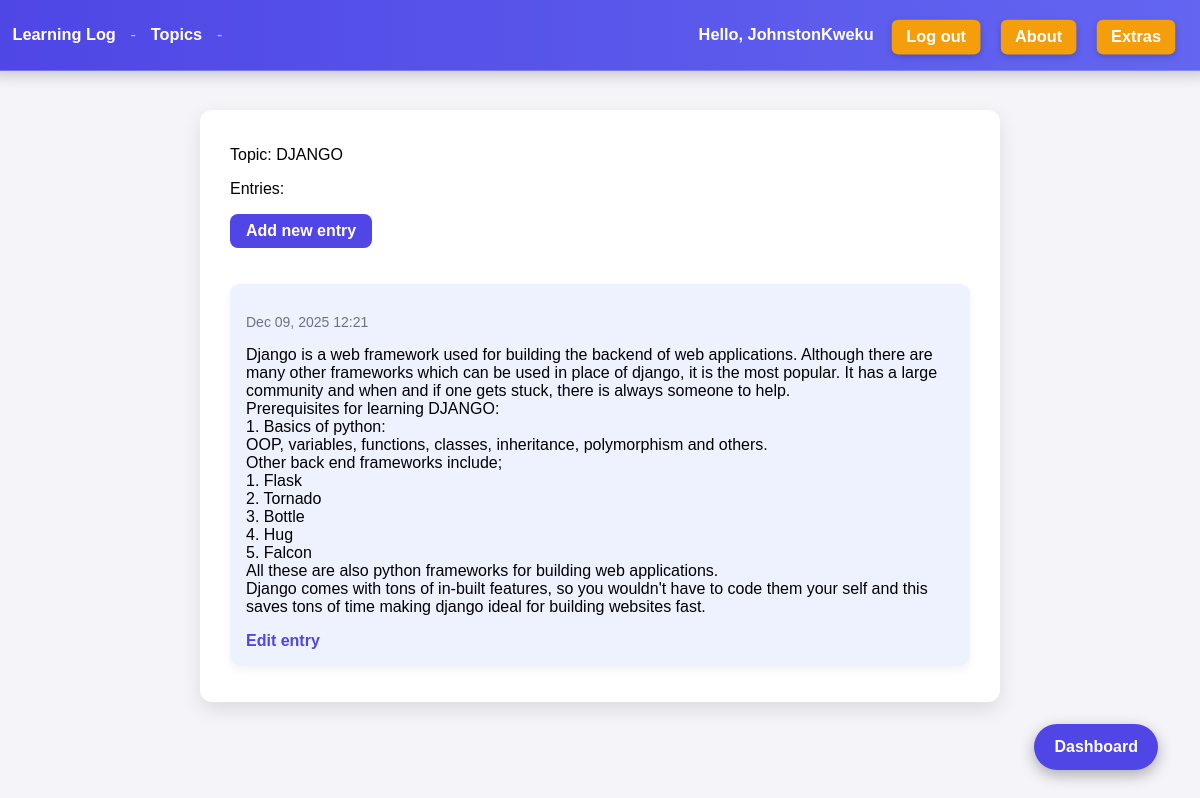
The app's page /topics/13/ (signed in) with its own data.
### learning_logs/models.py (models this page shows, shortened)
class Topic(models.Model):
    topic_name = models.CharField(max_length=200)
    date_added = models.DateTimeField(auto_now_add=True)
    owner = models.ForeignKey(User, on_delete=models.CASCADE)
    def __str__(self):
        return self.topic_name

class Entry(models.Model):
    topic = models.ForeignKey(Topic, on_delete=models.CASCADE)
    entry = models.TextField()
    date_added = models.DateTimeField(auto_now_add=True)
    class Meta:
        verbose_name_plural = 'entries'

### learning_logs/views.py (the view)
# urls.py: path('topics/<int:topic_id>/', views.topic, name='topic'),
@login_required
def topic(request, topic_id):
    topic = Topic.objects.get(id=topic_id)
    if topic.owner != request.user:
        raise Http404
    entries = topic.entry_set.order_by('-date_added')
    context = {'topic': topic, 'entries': entries}
    return render(request, 'learning_logs/topic.html', context)

### learning_logs/templates/learning_logs/topic.html (shortened to what this page needs)
{% extends 'learning_logs/base.html' %}
{% block content %}
<div class="topic-container">
    <p>Topic: {{ topic }}</p>
    <p>Entries:</p>
    <p>
        <a class="add-entry" href="{% url 'learning_logs:new_entry' topic.id %}">Add new entry</a>
    </p>
    <ul>
        {% for entry in entries %}
        <li>
            <p>{{ entry.date_added|date:'M d, Y H:i' }}</p>
            <p>{{ entry.entry|linebreaks }}</p>
            <a href="{% url 'learning_logs:edit_entry' entry.id %}">Edit entry</a>
        </li>
        {% empty %}
        <li>There are no entries for this topic yet.</li>
        {% endfor %}
    </ul>
</div>
{% endblock content %}

### learning_logs/templates/learning_logs/base.html (shortened to what this page needs)
{% load static %}
<!DOCTYPE html>
<html lang="en">
<head>
</head>
<body>
    <nav class="navbar">
        <div class="breadcrumbs">
            <a href="{% url 'learning_logs:index' %}">Learning Log</a>
            <span class="separator">-</span>
            <a href="{% url 'learning_logs:topics' %}">Topics</a>
            <span class="separator">-</span>
        </div>
        <div class="user-actions">
            {% if user.is_authenticated %}
                <span>Hello, {{ user.username }}</span>
                <a href="{% url 'users:logout' %}">Log out</a>
            {% else %}
                <a href="{% url 'users:register' %}">Register</a>
                <a href="{% url 'users:login' %}">Log in</a>
            {% endif %}
            <a href="{% url 'learning_logs:about' %}">About</a>
            <a href="{% url 'learning_logs:extras' %}">Extras</a>
        </div>
    </nav>
    {% block content %}{% endblock content %}
{% if user.is_authenticated %}
<a href="{% url 'learning_logs:dashboard' %}" class="floating-dashboard-btn">Dashboard</a>
{% endif %}
</body>
</html>

### learning_logs/templates/learning_logs/base.html (style rules this page uses)
*, *::before, *::after { box-sizing: border-box; }
.navbar { position: fixed; top: 0; left: 0; width: 100%; background: linear-gradient(90deg, #4f46e5, #6366f1); color: white; padding: 16px 24px; display: flex; flex-wrap: wrap; justify-content: space-between; align-items: center; font-family: 'Arial', sans-serif; box-shadow: 0 4px 15px rgba(0,0,0,0.2); border-radius: 0 0 12px 12px; animation: slideFadeIn 0.8s ease-out; z-index: 1000; }
.navbar .breadcrumbs a { color: white; text-decoration: none; margin-right: 10px; font-weight: 600; position: relative; transition: color 0.3s; animation: slideFadeInRight 1s ease-out; }
.navbar .breadcrumbs a::after { content: ''; display: block; width: 0; height: 2px; background: #facc15; transition: width 0.3s; position: absolute; bottom: -4px; left: 0; }
.navbar .separator { color: rgba(255,255,255,0.6); margin-right: 10px; }
.navbar .user-actions { display: flex; flex-wrap: wrap; align-items: center; }
.navbar .user-actions a { background-color: #f59e0b; color: white; padding: 8px 14px; margin-left: 8px; margin-top: 4px; border-radius: 6px; font-weight: bold; text-decoration: none; transition: all 0.3s; box-shadow: 0 2px 6px rgba(0,0,0,0.2); animation: slideFadeInRight 1.2s ease-out; }
.navbar .user-actions span { margin-right: 10px; font-weight: 600; animation: slideFadeInRight 1.1s ease-out; }
body { margin: 0; padding-top: 90px; font-family: Arial, sans-serif; background: #f4f4f9; }
.floating-dashboard-btn { position: fixed; bottom: 30px; right: 30px; background-color: #4f46e5; color: white; padding: 14px 20px; border-radius: 50px; font-weight: bold; text-decoration: none; box-shadow: 0 5px 15px rgba(0,0,0,0.3); transition: transform 0.2s, background-color 0.2s; z-index: 1000; }

### learning_logs/templates/learning_logs/topic.html (style rules this page uses)
.topic-container { max-width: 800px; margin: 20px auto; padding: 20px 30px; background: white; border-radius: 12px; box-shadow: 0 8px 20px rgba(0,0,0,0.1); animation: fadeSlideUp 0.8s ease forwards; opacity: 0; }
ul { list-style: none; padding: 0; }
ul li { background: #eef2ff; margin-bottom: 16px; padding: 16px; border-radius: 10px; box-shadow: 0 4px 10px rgba(0,0,0,0.05); transition: transform 0.3s, box-shadow 0.3s; }
ul li p:first-of-type { font-size: 14px; color: #6b7280; margin-bottom: 8px; }
ul li p:nth-of-type(2) { font-size: 16px; color: #111827; white-space: pre-wrap; }
a { color: #4f46e5; text-decoration: none; font-weight: 600; margin-right: 12px; transition: color 0.3s, transform 0.3s; }
.add-entry { display: inline-block; margin-bottom: 20px; background: #4f46e5; color: white; padding: 8px 16px; border-radius: 8px; transition: background 0.3s, transform 0.3s; }

### records on screen
Topic: topic_name "DJANGO"
Entry: date_added "Dec 09, 2025 12:21", entry "Django is a web framework used for building the backend of web applications. Although there are many other frameworks which can be used in place of django, it is the most popular. It has a large community and when and if one gets stuck, there is always someone to help. Prerequisites for learning DJANGO: 1. Basics of python: OOP, variables, functions, classes, inheritance, polymorphism and others. Other back end frameworks include; 1. Flask 2. Tornado 3. Bottle 4. Hug 5. Falcon All these are also python frameworks for building web applications. Django comes with tons of in-built features, so you wouldn't have to code them your self and this saves tons of time making django ideal for building…"

### other values on screen
{{ user.username }} "JohnstonKweku"
